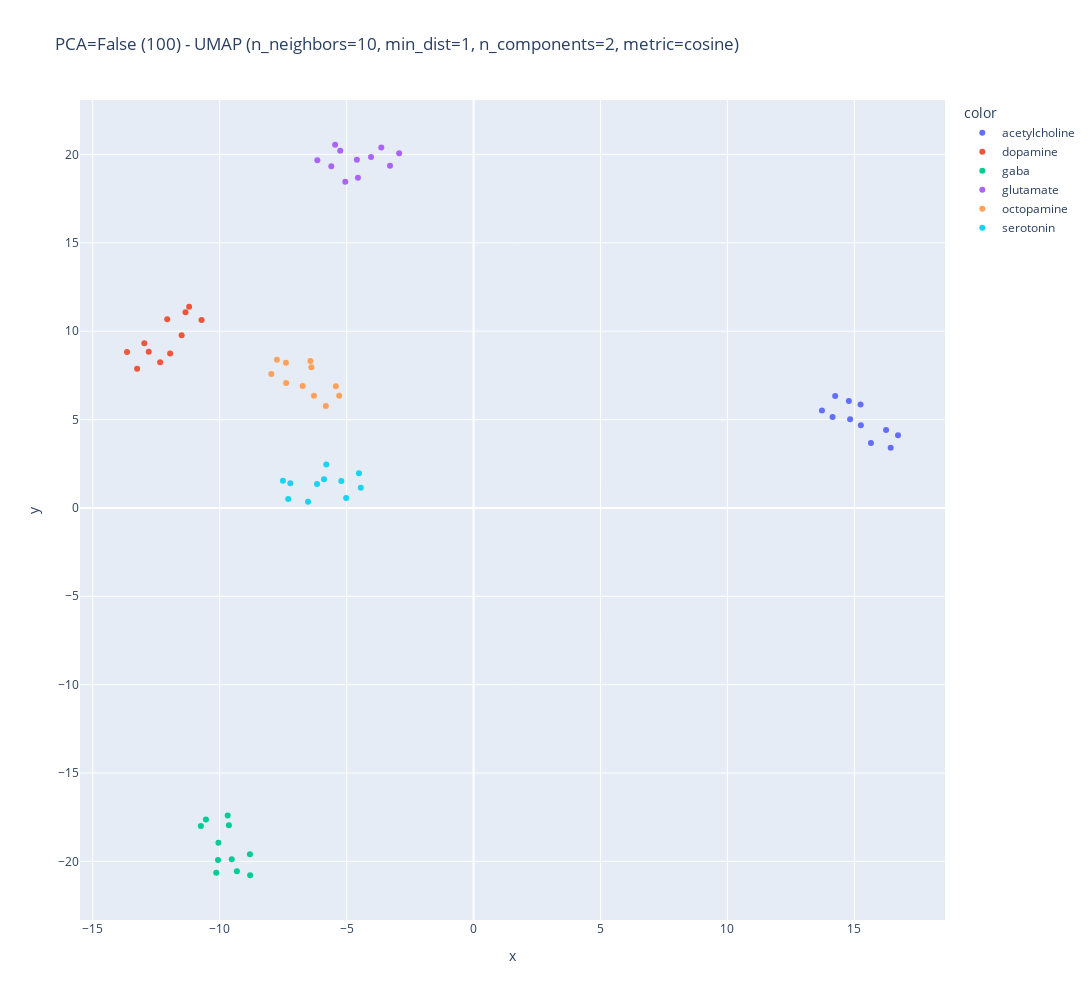

The code cell stored with this chart in its notebook:
### Code cell
diplay_features(
        np.vstack([ref_latents, np.vstack(mean_ref)]),
        np.hstack([ref_labels, np.hstack(mean_labs)]),

        include_pca=False,
        pca_nb_components=100,
        clustering=False,
        nb_clusters=6,
        nb_neighbor=10,
        min_dist=1,
        nb_components=2,
        metric='cosine'
    )

### Figure 1 — Plotly figure (JSON) as saved in the notebook; plotly's stock layout.template omitted (floating-point values rounded to 4 significant figures)
{"data": [{"hovertemplate": "color=acetylcholine<br>x=%{x}<br>y=%{y}<extra></extra>", "legendgroup": "acetylcholine", "marker": {"color": "#636efa", "symbol": "circle"}, "mode": "markers", "name": "acetylcholine", "orientation": "v", "showlegend": true, "type": "scatter", "x": [15.65, 16.72, 16.43, 16.25, 14.78, 14.14, 14.24, 13.72, 15.24, 14.83, 15.26], "xaxis": "x", "y": [3.669, 4.116, 3.401, 4.41, 6.053, 5.139, 6.327, 5.508, 5.85, 5.014, 4.673], "yaxis": "y"}, {"hovertemplate": "color=dopamine<br>x=%{x}<br>y=%{y}<extra></extra>", "legendgroup": "dopamine", "marker": {"color": "#EF553B", "symbol": "circle"}, "mode": "markers", "name": "dopamine", "orientation": "v", "showlegend": true, "type": "scatter", "x": [-12.35, -11.95, -12.8, -12.97, -11.21, -11.35, -12.07, -10.72, -13.25, -13.65, -11.5], "xaxis": "x", "y": [8.241, 8.738, 8.833, 9.316, 11.38, 11.08, 10.68, 10.63, 7.874, 8.816, 9.767], "yaxis": "y"}, {"hovertemplate": "color=gaba<br>x=%{x}<br>y=%{y}<extra></extra>", "legendgroup": "gaba", "marker": {"color": "#00cc96", "symbol": "circle"}, "mode": "markers", "name": "gaba", "orientation": "v", "showlegend": true, "type": "scatter", "x": [-8.811, -9.527, -10.14, -10.07, -10.74, -10.54, -9.64, -9.687, -8.802, -9.325, -10.05], "xaxis": "x", "y": [-19.59, -19.88, -20.64, -19.92, -18.0, -17.63, -17.95, -17.4, -20.79, -20.56, -18.94], "yaxis": "y"}, {"hovertemplate": "color=glutamate<br>x=%{x}<br>y=%{y}<extra></extra>", "legendgroup": "glutamate", "marker": {"color": "#ab63fa", "symbol": "circle"}, "mode": "markers", "name": "glutamate", "orientation": "v", "showlegend": true, "type": "scatter", "x": [-3.292, -4.039, -3.635, -2.931, -5.454, -5.605, -5.254, -6.155, -5.055, -4.556, -4.597], "xaxis": "x", "y": [19.37, 19.86, 20.39, 20.07, 20.55, 19.34, 20.21, 19.68, 18.45, 18.68, 19.71], "yaxis": "y"}, {"hovertemplate": "color=octopamine<br>x=%{x}<br>y=%{y}<extra></extra>", "legendgroup": "octopamine", "marker": {"color": "#FFA15A", "symbol": "circle"}, "mode": "markers", "name": "octopamine", "orientation": "v", "showlegend": true, "type": "scatter", "x": [-7.747, -7.386, -7.969, -7.392, -5.425, -6.286, -5.818, -5.293, -6.39, -6.426, -6.734], "xaxis": "x", "y": [8.383, 7.069, 7.574, 8.216, 6.879, 6.346, 5.761, 6.348, 7.967, 8.31, 6.894], "yaxis": "y"}, {"hovertemplate": "color=serotonin<br>x=%{x}<br>y=%{y}<extra></extra>", "legendgroup": "serotonin", "marker": {"color": "#19d3f3", "symbol": "circle"}, "mode": "markers", "name": "serotonin", "orientation": "v", "showlegend": true, "type": "scatter", "x": [-5.21, -4.515, -4.443, -5.021, -7.51, -6.521, -7.303, -7.219, -5.802, -5.893, -6.168], "xaxis": "x", "y": [1.527, 1.963, 1.146, 0.5561, 1.534, 0.3431, 0.5108, 1.395, 2.455, 1.622, 1.36], "yaxis": "y"}], "layout": {"height": 1000, "legend": {"title": {"text": "color"}, "tracegroupgap": 0}, "title": {"text": "PCA=False (100) - UMAP (n_neighbors=10, min_dist=1, n_components=2, metric=cosine)"}, "width": 1500, "xaxis": {"anchor": "y", "domain": [0, 1], "title": {"text": "x"}}, "yaxis": {"anchor": "x", "domain": [0, 1], "title": {"text": "y"}}}}
